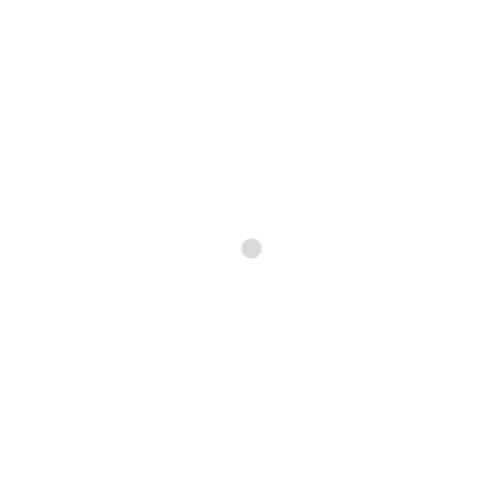
Frame 1 (no input)
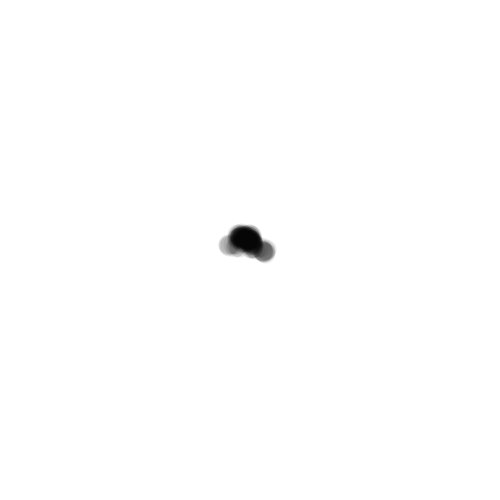
Frame 60 (the mouse pressed at the canvas centre just before this capture)
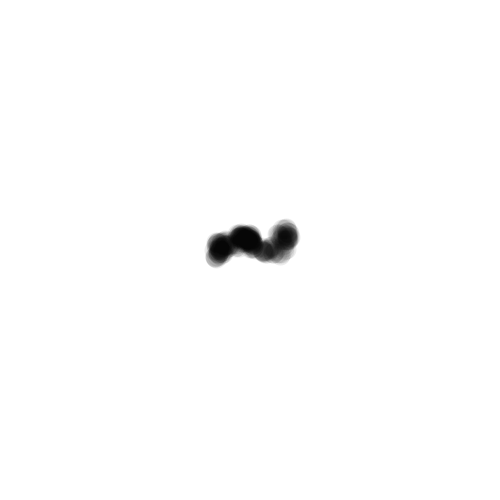
Frame 120 (the mouse held since frame 60 and released just before this capture)

The Processing sketch that drew these frames (run headless with seeded random() and noise(); from frame 60 on, the mouse is pressed at the canvas centre):

// Processing sketch: muchaRuchyBrownaDwieMuchy05
// ── muchaRuchyBrownaDwieMuchy05.pde
void setup()
{
  size(500, 500);
  stroke(0, 20);
  strokeWeight(20);
  background(255);
  fill(255, 20);
}

float x1 = 250;
float y1 = 250;
float x2 = 250;
float y2 = 250;
void draw()
{
  x1 = x1 + random(-3, 3);
  y1 = y1 + random(-3, 3);
  x2 = x2 + random(-3, 3);
  y2 = y2 + random(-3, 3);
  point(x1, y1);
  point(x2, y2);
}
void keyPressed() {
  stroke(random(255), random(255), random(255), 20);
}
